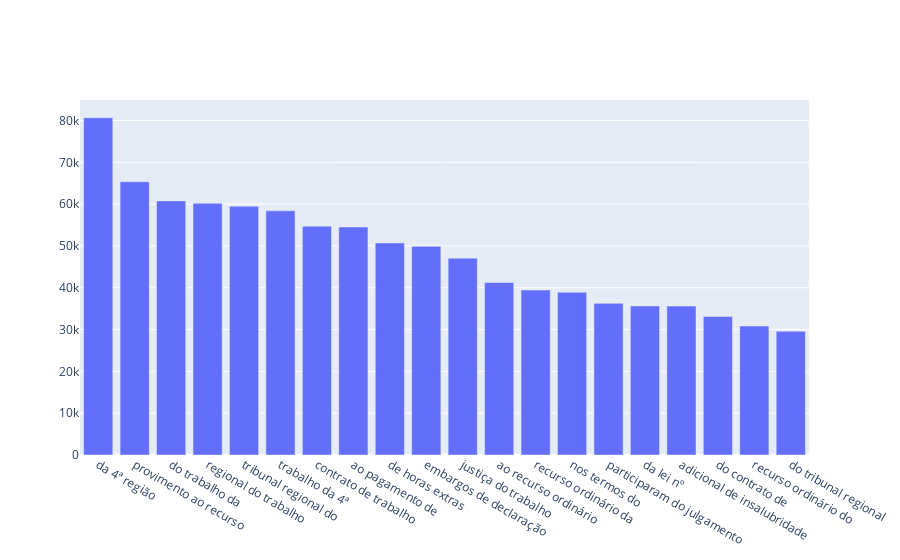

Notebook code cell kept with this figure:
### Code cell
trace = go.Bar(x=df5["INTEIRO_TEOR"], y=df5["QUANTIDADE"])
iplot({"data":[trace]})

### Figure 1 — Plotly figure (JSON) as saved in the notebook; plotly's stock layout.template omitted (floating-point values rounded to 4 significant figures)
{"data": [{"type": "bar", "x": ["da 4ª região", "provimento ao recurso", "do trabalho da", "regional do trabalho", "tribunal regional do", "trabalho da 4ª", "contrato de trabalho", "ao pagamento de", "de horas extras", "embargos de declaração", "justiça do trabalho", "ao recurso ordinário", "recurso ordinário da", "nos termos do", "participaram do julgamento", "da lei nº", "adicional de insalubridade", "do contrato de", "recurso ordinário do", "do tribunal regional"], "y": [80653, 65354, 60769, 60178, 59490, 58395, 54715, 54511, 50706, 49896, 47065, 41259, 39443, 38929, 36261, 35653, 35611, 33117, 30854, 29577]}], "layout": {"autosize": true, "xaxis": {"autorange": true, "range": [-0.5, 19.5], "type": "category"}, "yaxis": {"autorange": true, "range": [0, 84900.0], "type": "linear"}}}
